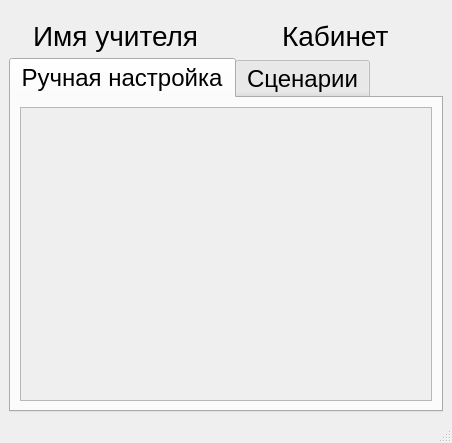
<?xml version="1.0" encoding="UTF-8"?>
<ui version="4.0">
 <class>MainWindow</class>
 <widget class="QMainWindow" name="MainWindow">
  <property name="geometry">
   <rect>
    <x>0</x>
    <y>0</y>
    <width>452</width>
    <height>443</height>
   </rect>
  </property>
  <property name="windowTitle">
   <string>MainWindow</string>
  </property>
  <property name="styleSheet">
   <string notr="true"/>
  </property>
  <widget class="QWidget" name="centralwidget">
   <layout class="QGridLayout" name="gridLayout">
    <property name="topMargin">
     <number>20</number>
    </property>
    <item row="0" column="0">
     <layout class="QHBoxLayout" name="horizontalLayout">
      <item alignment="Qt::AlignHCenter">
       <widget class="QLabel" name="name">
        <property name="font">
         <font>
          <pointsize>21</pointsize>
         </font>
        </property>
        <property name="styleSheet">
         <string notr="true"/>
        </property>
        <property name="text">
         <string>Имя учителя</string>
        </property>
       </widget>
      </item>
      <item alignment="Qt::AlignHCenter">
       <widget class="QLabel" name="workspace">
        <property name="font">
         <font>
          <pointsize>21</pointsize>
         </font>
        </property>
        <property name="styleSheet">
         <string notr="true"/>
        </property>
        <property name="text">
         <string>Кабинет</string>
        </property>
       </widget>
      </item>
     </layout>
    </item>
    <item row="1" column="0">
     <layout class="QVBoxLayout" name="verticalLayout">
      <item>
       <widget class="QTabWidget" name="tab_3">
        <property name="font">
         <font>
          <pointsize>18</pointsize>
         </font>
        </property>
        <property name="styleSheet">
         <string notr="true"/>
        </property>
        <property name="currentIndex">
         <number>0</number>
        </property>
        <widget class="QWidget" name="tab">
         <attribute name="title">
          <string>Ручная настройка</string>
         </attribute>
         <layout class="QGridLayout" name="gridLayout_4">
          <item row="0" column="0">
           <widget class="QScrollArea" name="scroll_hand">
            <property name="widgetResizable">
             <bool>true</bool>
            </property>
            <widget class="QWidget" name="scrollAreaWidgetContents_2">
             <property name="geometry">
              <rect>
               <x>0</x>
               <y>0</y>
               <width>378</width>
               <height>265</height>
              </rect>
             </property>
             <layout class="QGridLayout" name="gridLayout_5">
              <item row="0" column="0">
               <layout class="QVBoxLayout" name="buttons_layout"/>
              </item>
             </layout>
            </widget>
           </widget>
          </item>
         </layout>
        </widget>
        <widget class="QWidget" name="tab_2">
         <attribute name="title">
          <string>Сценарии</string>
         </attribute>
         <layout class="QGridLayout" name="gridLayout_2">
          <item row="0" column="0">
           <widget class="QScrollArea" name="scrollArea">
            <property name="widgetResizable">
             <bool>true</bool>
            </property>
            <widget class="QWidget" name="scrollAreaWidgetContents">
             <property name="geometry">
              <rect>
               <x>0</x>
               <y>0</y>
               <width>378</width>
               <height>261</height>
              </rect>
             </property>
             <layout class="QGridLayout" name="gridLayout_3">
              <item row="0" column="0">
               <layout class="QVBoxLayout" name="button_layout1"/>
              </item>
             </layout>
            </widget>
           </widget>
          </item>
         </layout>
        </widget>
       </widget>
      </item>
     </layout>
    </item>
   </layout>
  </widget>
  <widget class="QMenuBar" name="menubar">
   <property name="geometry">
    <rect>
     <x>0</x>
     <y>0</y>
     <width>452</width>
     <height>24</height>
    </rect>
   </property>
  </widget>
  <widget class="QStatusBar" name="statusbar"/>
 </widget>
 <resources/>
 <connections/>
</ui>
